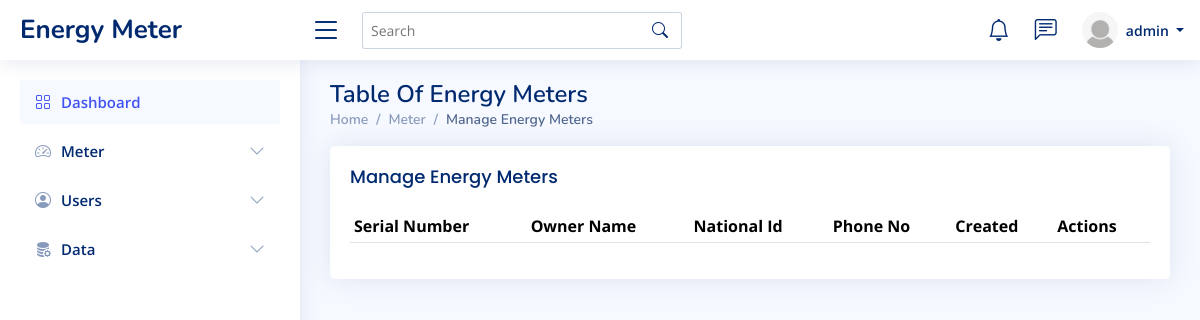
/manage_meter/ (signed in), run on an earlier commit of the app's database.
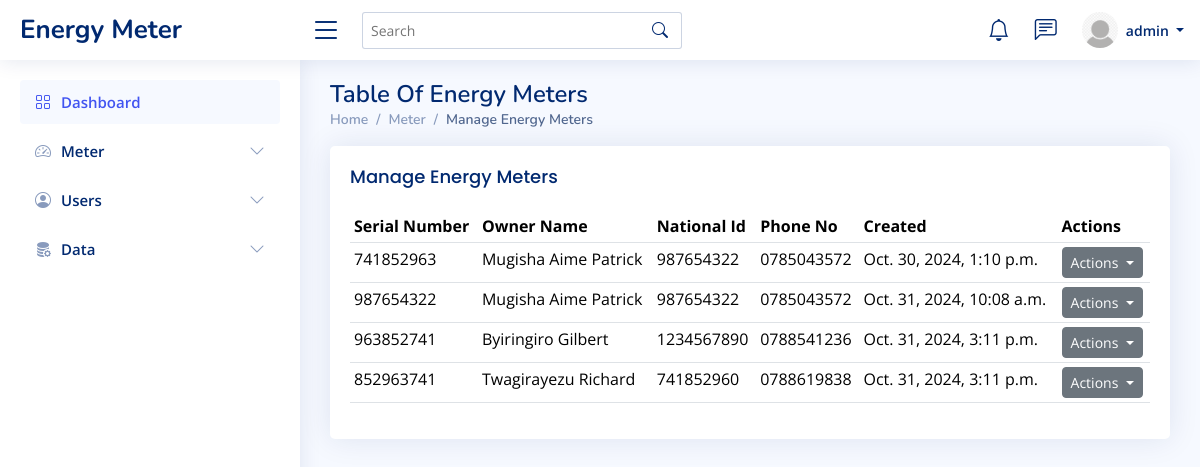
And on a later commit of the database.
### energy_meter_app/models.py (models this page shows, shortened)
class Meter(models.Model):
    serial_number = models.CharField(max_length=30, unique=True)
    created_at = models.DateTimeField(auto_now_add=True)
    owner = models.ForeignKey(UserProfile, on_delete=models.CASCADE)
    updated_at = models.DateTimeField(auto_now=True)
    remaining_energy = models.DecimalField(max_digits=10, decimal_places=2, default=0.0)
    class Meta:
        verbose_name = 'Meter'
        verbose_name_plural = 'Meters'
        ordering = ['created_at']

class UserProfile(models.Model):
    STATUS_CHOICES = [
        ('staff', 'Staff'),
        ('client', 'Client'),
    ]
    name = models.CharField(max_length=100)
    national_id = models.CharField(max_length=20, unique=True)
    phone_number = models.CharField(max_length=15, unique=True)
    address = models.TextField(max_length=50)
    created_at = models.DateTimeField(auto_now_add=True)
    updated_at = models.DateTimeField(auto_now=True)
    is_active = models.BooleanField(default=True)
    status = models.CharField(max_length=10, choices=STATUS_CHOICES, default='client')
    class Meta:
        verbose_name = 'User Profile'
        verbose_name_plural = 'User Profiles'
        ordering = ['created_at']

### energy_meter_app/views.py (the view)
# urls.py: path('manage_meter/', views.manage_meter, name='manage_meter'),
@login_required
def manage_meter(request):
    meters = Meter.objects.all()
    return render(request, 'energy_meter_app/tables/manage_meter.html', {'meters': meters})

### energy_meter_app/templates/energy_meter_app/tables/manage_meter.html (shortened to what this page needs)
{% load static %}
<!DOCTYPE html>
<html lang="en">
{% include "energy_meter_app/admin_navbar/header.html" %}
<body>
  {% include "energy_meter_app/admin_navbar/navbar.html" %}
  {% include "energy_meter_app/admin_navbar/aside.html" %}
  <main id="main" class="main">
    <div class="pagetitle">
      <h1>Table Of Energy Meters</h1>
      <nav>
        <ol class="breadcrumb">
          <li class="breadcrumb-item"><a href="{% url "admin_dashboard" %}">Home</a></li>
          <li class="breadcrumb-item">Meter</li>
          <li class="breadcrumb-item active">Manage Energy Meters</li>
        </ol>
      </nav>
    </div>
    <section class="section">
        <div class="row">
            <div class="col-lg-12">
                <div class="card">
                    <div class="card-body">
                        <h5 class="card-title">Manage Energy Meters</h5>
                        <table class="table datatable table-sm">
                            <thead>
                                <tr>
                                    <th>Serial Number</th>
                                    <th>Owner Name</th>
                                    <th>National Id</th>
                                    <th>Phone No</th>
                                    <th>Created</th>
                                    <th>Actions</th>
                                </tr>
                            </thead>
                            <tbody>
                                {% for meter in meters %}
                                <tr>
                                    <td>{{ meter.serial_number }}</td>
                                    <td>{{ meter.owner.name }}</td>
                                    <td>{{ meter.owner.national_id }}</td>
                                    <td>{{ meter.owner.phone_number }}</td>
                                    <td>{{ meter.created_at }}</td>
                                    <td>
                                        <div class="dropdown">
                                            <button class="btn btn-secondary btn-sm dropdown-toggle" type="button" id="actionDropdown{{ meter.id }}" data-bs-toggle="dropdown" aria-expanded="false">
                                                Actions
                                            </button>
                                        </div>
                                    </td>
                                </tr>
                                {% endfor %}
                            </tbody>
                        </table>
                    </div>
                </div>
            </div>
        </div>
    </section>
  </main>
</body>
</html>

### energy_meter_app/templates/energy_meter_app/admin_navbar/header.html (shortened to what this page needs)
{% load static %}
<head>
    {% block extra_css %}
        <link href="https://cdn.jsdelivr.net/npm/sweetalert2@11.7.32/dist/sweetalert2.min.css" rel="stylesheet">
    {% endblock %}
    <link href="{% static 'assets/vendor/bootstrap/css/bootstrap.min.css' %}" rel="stylesheet">
    <link href="{% static 'assets/vendor/bootstrap-icons/bootstrap-icons.css' %}" rel="stylesheet">
    <link href="{% static 'assets/vendor/boxicons/css/boxicons.min.css' %}" rel="stylesheet">
    <link href="{% static 'assets/vendor/quill/quill.snow.css' %}" rel="stylesheet">
    <link href="{% static 'assets/vendor/quill/quill.bubble.css' %}" rel="stylesheet">
    <link href="{% static 'assets/vendor/remixicon/remixicon.css' %}" rel="stylesheet">
    <link href="{% static 'assets/vendor/simple-datatables/style.css' %}" rel="stylesheet">
    <link href="{% static 'assets/css/style.css' %}" rel="stylesheet">
  </head>

### energy_meter_app/templates/energy_meter_app/admin_navbar/navbar.html (shortened to what this page needs)
{% load static %}
<header id="header" class="header fixed-top d-flex align-items-center">
    <div class="d-flex align-items-center justify-content-between">
      <a href="{% url "admin_dashboard" %}" class="logo d-flex align-items-center">
        <span class="d-none d-lg-block">Energy Meter</span>
      </a>
      <i class="bi bi-list toggle-sidebar-btn"></i>
    </div>
    <div class="search-bar">
      <form class="search-form d-flex align-items-center" method="POST" action="#">
        <input type="text" name="query" placeholder="Search" title="Enter search keyword">
        <button type="submit" title="Search"><i class="bi bi-search"></i></button>
      </form>
    </div>
    <nav class="header-nav ms-auto">
      <ul class="d-flex align-items-center">
        <li class="nav-item dropdown">
          <a class="nav-link nav-icon" href="#" data-bs-toggle="dropdown">
            <i class="bi bi-bell"></i>
          </a>
        </li>
        <li class="nav-item dropdown">
          <a class="nav-link nav-icon" href="#" data-bs-toggle="dropdown">
            <i class="bi bi-chat-left-text"></i>
          </a>
        </li>
        {% include "energy_meter_app/dashboards/base.html" %}
      </ul>
    </nav>
  </header>

### energy_meter_app/templates/energy_meter_app/dashboards/base.html (shortened to what this page needs)
{% load static %}
{% block content %}
<li class="nav-item dropdown pe-3">
    <a class="nav-link nav-profile d-flex align-items-center pe-0" href="#" data-bs-toggle="dropdown">
        <img src="{% static 'assets/img/default-user.png' %}" alt="Profile" class="rounded-circle">
        <span class="d-none d-md-block dropdown-toggle ps-2">
            {{ request.user.username|default:'User' }}
        </span>
    </a>
</li>
{% endblock content %}

### energy_meter_app/templates/energy_meter_app/admin_navbar/aside.html (shortened to what this page needs)
{% load static %}
<aside id="sidebar" class="sidebar">
    <ul class="sidebar-nav" id="sidebar-nav">
      <li class="nav-item">
        <a class="nav-link " href="{% url 'admin_dashboard' %}">
          <i class="bi bi-grid"></i>
          <span>Dashboard</span>
        </a>
      </li>
      <li class="nav-item">
        <a class="nav-link collapsed" data-bs-target="#meter-nav" data-bs-toggle="collapse" href="#">
            <i class="bi bi-speedometer2"></i><span>Meter</span><i class="bi bi-chevron-down ms-auto"></i>
        </a>
      </li>
      <li class="nav-item">
        <a class="nav-link collapsed" data-bs-target="#users-nav" data-bs-toggle="collapse" href="#">
            <i class="bi bi-person-circle"></i><span>Users</span><i class="bi bi-chevron-down ms-auto"></i>
        </a>
      </li>
      <li class="nav-item">
        <a class="nav-link collapsed" data-bs-target="#data-nav" data-bs-toggle="collapse" href="#">
            <i class="bi bi-database-fill-gear"></i><span>Data</span><i class="bi bi-chevron-down ms-auto"></i>
        </a>
      </li>
    </ul>
  </aside>

### static/assets/css/style.css (style rules this page uses)
:root { scroll-behavior: smooth; }
body { font-family: "Open Sans", sans-serif; background: #f6f9ff; color: #444444; }
a { color: #4154f1; text-decoration: none; }
h1, h2, h3, h4, h5, h6 { font-family: "Nunito", sans-serif; }
#main { margin-top: 60px; padding: 20px 30px; transition: all 0.3s; }
.pagetitle { margin-bottom: 10px; }
.pagetitle h1 { font-size: 24px; margin-bottom: 0; font-weight: 600; color: #012970; }
.card { margin-bottom: 30px; border: none; border-radius: 5px; box-shadow: 0px 0 30px rgba(1, 41, 112, 0.1); }
.card-title { padding: 20px 0 15px 0; font-size: 18px; font-weight: 500; color: #012970; font-family: "Poppins", sans-serif; }
.card-body { padding: 0 20px 20px 20px; }
.breadcrumb { font-size: 14px; font-family: "Nunito", sans-serif; color: #899bbd; font-weight: 600; }
.breadcrumb a { color: #899bbd; transition: 0.3s; }
.breadcrumb .breadcrumb-item::before { color: #899bbd; }
.breadcrumb .active { color: #51678f; font-weight: 600; }
.logo { line-height: 1; }
@media (min-width: 1200px) { .logo { width: 280px; } }
.logo span { font-size: 26px; font-weight: 700; color: #012970; font-family: "Nunito", sans-serif; }
.header { transition: all 0.5s; z-index: 997; height: 60px; box-shadow: 0px 2px 20px rgba(1, 41, 112, 0.1); background-color: #fff; padding-left: 20px; }
.header .toggle-sidebar-btn { font-size: 32px; padding-left: 10px; cursor: pointer; color: #012970; }
.header .search-bar { min-width: 360px; padding: 0 20px; }
.header .search-form { width: 100%; }
.header .search-form input { border: 0; font-size: 14px; color: #012970; border: 1px solid rgba(1, 41, 112, 0.2); padding: 7px 38px 7px 8px; border-radius: 3px; transition: 0.3s; width: 100%; }
.header .search-form button { border: 0; padding: 0; margin-left: -30px; background: none; }
.header .search-form button i { color: #012970; }
.header-nav ul { list-style: none; }
.header-nav>ul { margin: 0; padding: 0; }
.header-nav .nav-icon { font-size: 22px; color: #012970; margin-right: 25px; position: relative; }
.header-nav .nav-profile { color: #012970; }
.header-nav .nav-profile img { max-height: 36px; }
.header-nav .nav-profile span { font-size: 14px; font-weight: 600; }
.sidebar { position: fixed; top: 60px; left: 0; bottom: 0; width: 300px; z-index: 996; transition: all 0.3s; padding: 20px; overflow-y: auto; scrollbar-width: thin; scrollbar-color: #aab7cf transparent; box-shadow: 0px 0px 20px rgba(1, 41, 112, 0.1); background-color: #fff; }
@media (min-width: 1200px) { #main, #footer { margin-left: 300px; } }
.sidebar-nav { padding: 0; margin: 0; list-style: none; }
.sidebar-nav li { padding: 0; margin: 0; list-style: none; }
.sidebar-nav .nav-item { margin-bottom: 5px; }
.sidebar-nav .nav-link { display: flex; align-items: center; font-size: 15px; font-weight: 600; color: #4154f1; transition: 0.3; background: #f6f9ff; padding: 10px 15px; border-radius: 4px; }
.sidebar-nav .nav-link i { font-size: 16px; margin-right: 10px; color: #4154f1; }
.sidebar-nav .nav-link.collapsed { color: #012970; background: #fff; }
.sidebar-nav .nav-link.collapsed i { color: #899bbd; }
.sidebar-nav .nav-link .bi-chevron-down { margin-right: 0; transition: transform 0.2s ease-in-out; }

What changed in the data, as far as the page shows it:
added Meter: serial_number "741852963", owner.name "Mugisha Aime Patrick", owner.national_id "987654322", owner.phone_number "0785043572", created_at "Oct. 30, 2024, 1:10 p.m."
added Meter: serial_number "987654322", owner.name "Mugisha Aime Patrick", owner.national_id "987654322", owner.phone_number "0785043572", created_at "Oct. 31, 2024, 10:08 a.m."
added Meter: serial_number "963852741", owner.name "Byiringiro Gilbert", owner.national_id "1234567890", owner.phone_number "0788541236", created_at "Oct. 31, 2024, 3:11 p.m."
added Meter: serial_number "852963741", owner.name "Twagirayezu Richard", owner.national_id "741852960", owner.phone_number "0788619838", created_at "Oct. 31, 2024, 3:11 p.m."
